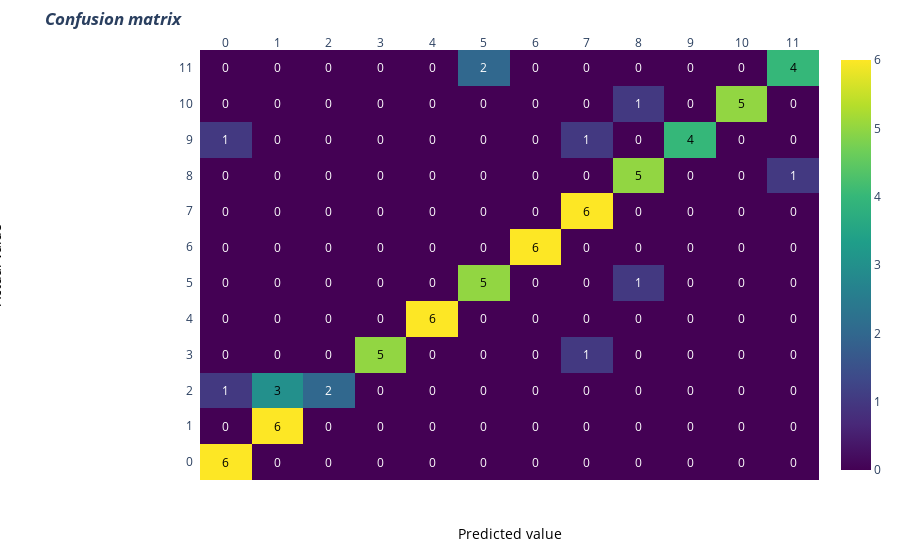

Notebook code cell kept with this figure:
### Code cell
import plotly.figure_factory as ff
# invert z idx values

z= cm

# invert z idx values
#z = z[::-1]

x= [0,1,2,3,4,5,6,7,8,9,10,11]
y1=x
#y =x[::-1].copy() # invert idx values of x
#print(y)
#y=x
# change each element of z to type string for annotations
z_text = [[str(y1) for y1 in x] for x in z]

# set up figure
fig = ff.create_annotated_heatmap(z, x=x, y=y1, annotation_text=z_text, colorscale='Viridis')

# add title
fig.update_layout(title_text='<i><b>Confusion matrix</b></i>',
                  #xaxis = dict(title='x'),
                  #yaxis = dict(title='x')
                 )

# add custom xaxis title
fig.add_annotation(dict(font=dict(color="black",size=14),
                        x=0.5,
                        y=-0.15,
                        showarrow=False,
                        text="Predicted value",
                        xref="paper",
                        yref="paper"))

# add custom yaxis title
fig.add_annotation(dict(font=dict(color="black",size=14),
                        x=-0.35,
                        y=0.5,
                        showarrow=False,
                        text="Actual value",
                        textangle=-90,
                        xref="paper",
                        yref="paper"))

# adjust margins to make room for yaxis title
fig.update_layout(margin=dict(t=50, l=200))

# add colorbar
fig['data'][0]['showscale'] = True
fig.show()

### Figure 1 — Plotly figure (JSON) as saved in the notebook; plotly's stock layout.template omitted (floating-point values rounded to 4 significant figures; data arrays with more than 128 entries replaced by an {"elided": "..."} marker saying what was removed)
{"data": [{"colorscale": [[0, "#440154"], [0.1111, "#482878"], [0.2222, "#3e4989"], [0.3333, "#31688e"], [0.4444, "#26828e"], [0.5556, "#1f9e89"], [0.6667, "#35b779"], [0.7778, "#6ece58"], [0.8889, "#b5de2b"], [1, "#fde725"]], "reversescale": false, "showscale": true, "type": "heatmap", "x": [0, 1, 2, 3, 4, 5, 6, 7, 8, 9, 10, 11], "y": [0, 1, 2, 3, 4, 5, 6, 7, 8, 9, 10, 11], "z": {"elided": "12x12 int values"}}], "layout": {"annotations": [{"font": {"color": "#000000"}, "showarrow": false, "text": "6", "x": 0, "xref": "x", "y": 0, "yref": "y"}, {"font": {"color": "#FFFFFF"}, "showarrow": false, "text": "0", "x": 1, "xref": "x", "y": 0, "yref": "y"}, {"font": {"color": "#FFFFFF"}, "showarrow": false, "text": "0", "x": 2, "xref": "x", "y": 0, "yref": "y"}, {"font": {"color": "#FFFFFF"}, "showarrow": false, "text": "0", "x": 3, "xref": "x", "y": 0, "yref": "y"}, {"font": {"color": "#FFFFFF"}, "showarrow": false, "text": "0", "x": 4, "xref": "x", "y": 0, "yref": "y"}, {"font": {"color": "#FFFFFF"}, "showarrow": false, "text": "0", "x": 5, "xref": "x", "y": 0, "yref": "y"}, {"font": {"color": "#FFFFFF"}, "showarrow": false, "text": "0", "x": 6, "xref": "x", "y": 0, "yref": "y"}, {"font": {"color": "#FFFFFF"}, "showarrow": false, "text": "0", "x": 7, "xref": "x", "y": 0, "yref": "y"}, {"font": {"color": "#FFFFFF"}, "showarrow": false, "text": "0", "x": 8, "xref": "x", "y": 0, "yref": "y"}, {"font": {"color": "#FFFFFF"}, "showarrow": false, "text": "0", "x": 9, "xref": "x", "y": 0, "yref": "y"}, {"font": {"color": "#FFFFFF"}, "showarrow": false, "text": "0", "x": 10, "xref": "x", "y": 0, "yref": "y"}, {"font": {"color": "#FFFFFF"}, "showarrow": false, "text": "0", "x": 11, "xref": "x", "y": 0, "yref": "y"}, {"font": {"color": "#FFFFFF"}, "showarrow": false, "text": "0", "x": 0, "xref": "x", "y": 1, "yref": "y"}, {"font": {"color": "#000000"}, "showarrow": false, "text": "6", "x": 1, "xref": "x", "y": 1, "yref": "y"}, {"font": {"color": "#FFFFFF"}, "showarrow": false, "text": "0", "x": 2, "xref": "x", "y": 1, "yref": "y"}, {"font": {"color": "#FFFFFF"}, "showarrow": false, "text": "0", "x": 3, "xref": "x", "y": 1, "yref": "y"}, {"font": {"color": "#FFFFFF"}, "showarrow": false, "text": "0", "x": 4, "xref": "x", "y": 1, "yref": "y"}, {"font": {"color": "#FFFFFF"}, "showarrow": false, "text": "0", "x": 5, "xref": "x", "y": 1, "yref": "y"}, {"font": {"color": "#FFFFFF"}, "showarrow": false, "text": "0", "x": 6, "xref": "x", "y": 1, "yref": "y"}, {"font": {"color": "#FFFFFF"}, "showarrow": false, "text": "0", "x": 7, "xref": "x", "y": 1, "yref": "y"}, {"font": {"color": "#FFFFFF"}, "showarrow": false, "text": "0", "x": 8, "xref": "x", "y": 1, "yref": "y"}, {"font": {"color": "#FFFFFF"}, "showarrow": false, "text": "0", "x": 9, "xref": "x", "y": 1, "yref": "y"}, {"font": {"color": "#FFFFFF"}, "showarrow": false, "text": "0", "x": 10, "xref": "x", "y": 1, "yref": "y"}, {"font": {"color": "#FFFFFF"}, "showarrow": false, "text": "0", "x": 11, "xref": "x", "y": 1, "yref": "y"}, {"font": {"color": "#FFFFFF"}, "showarrow": false, "text": "1", "x": 0, "xref": "x", "y": 2, "yref": "y"}, {"font": {"color": "#000000"}, "showarrow": false, "text": "3", "x": 1, "xref": "x", "y": 2, "yref": "y"}, {"font": {"color": "#FFFFFF"}, "showarrow": false, "text": "2", "x": 2, "xref": "x", "y": 2, "yref": "y"}, {"font": {"color": "#FFFFFF"}, "showarrow": false, "text": "0", "x": 3, "xref": "x", "y": 2, "yref": "y"}, {"font": {"color": "#FFFFFF"}, "showarrow": false, "text": "0", "x": 4, "xref": "x", "y": 2, "yref": "y"}, {"font": {"color": "#FFFFFF"}, "showarrow": false, "text": "0", "x": 5, "xref": "x", "y": 2, "yref": "y"}, {"font": {"color": "#FFFFFF"}, "showarrow": false, "text": "0", "x": 6, "xref": "x", "y": 2, "yref": "y"}, {"font": {"color": "#FFFFFF"}, "showarrow": false, "text": "0", "x": 7, "xref": "x", "y": 2, "yref": "y"}, {"font": {"color": "#FFFFFF"}, "showarrow": false, "text": "0", "x": 8, "xref": "x", "y": 2, "yref": "y"}, {"font": {"color": "#FFFFFF"}, "showarrow": false, "text": "0", "x": 9, "xref": "x", "y": 2, "yref": "y"}, {"font": {"color": "#FFFFFF"}, "showarrow": false, "text": "0", "x": 10, "xref": "x", "y": 2, "yref": "y"}, {"font": {"color": "#FFFFFF"}, "showarrow": false, "text": "0", "x": 11, "xref": "x", "y": 2, "yref": "y"}, {"font": {"color": "#FFFFFF"}, "showarrow": false, "text": "0", "x": 0, "xref": "x", "y": 3, "yref": "y"}, {"font": {"color": "#FFFFFF"}, "showarrow": false, "text": "0", "x": 1, "xref": "x", "y": 3, "yref": "y"}, {"font": {"color": "#FFFFFF"}, "showarrow": false, "text": "0", "x": 2, "xref": "x", "y": 3, "yref": "y"}, {"font": {"color": "#000000"}, "showarrow": false, "text": "5", "x": 3, "xref": "x", "y": 3, "yref": "y"}, {"font": {"color": "#FFFFFF"}, "showarrow": false, "text": "0", "x": 4, "xref": "x", "y": 3, "yref": "y"}, {"font": {"color": "#FFFFFF"}, "showarrow": false, "text": "0", "x": 5, "xref": "x", "y": 3, "yref": "y"}, {"font": {"color": "#FFFFFF"}, "showarrow": false, "text": "0", "x": 6, "xref": "x", "y": 3, "yref": "y"}, {"font": {"color": "#FFFFFF"}, "showarrow": false, "text": "1", "x": 7, "xref": "x", "y": 3, "yref": "y"}, {"font": {"color": "#FFFFFF"}, "showarrow": false, "text": "0", "x": 8, "xref": "x", "y": 3, "yref": "y"}, {"font": {"color": "#FFFFFF"}, "showarrow": false, "text": "0", "x": 9, "xref": "x", "y": 3, "yref": "y"}, {"font": {"color": "#FFFFFF"}, "showarrow": false, "text": "0", "x": 10, "xref": "x", "y": 3, "yref": "y"}, {"font": {"color": "#FFFFFF"}, "showarrow": false, "text": "0", "x": 11, "xref": "x", "y": 3, "yref": "y"}, {"font": {"color": "#FFFFFF"}, "showarrow": false, "text": "0", "x": 0, "xref": "x", "y": 4, "yref": "y"}, {"font": {"color": "#FFFFFF"}, "showarrow": false, "text": "0", "x": 1, "xref": "x", "y": 4, "yref": "y"}, {"font": {"color": "#FFFFFF"}, "showarrow": false, "text": "0", "x": 2, "xref": "x", "y": 4, "yref": "y"}, {"font": {"color": "#FFFFFF"}, "showarrow": false, "text": "0", "x": 3, "xref": "x", "y": 4, "yref": "y"}, {"font": {"color": "#000000"}, "showarrow": false, "text": "6", "x": 4, "xref": "x", "y": 4, "yref": "y"}, {"font": {"color": "#FFFFFF"}, "showarrow": false, "text": "0", "x": 5, "xref": "x", "y": 4, "yref": "y"}, {"font": {"color": "#FFFFFF"}, "showarrow": false, "text": "0", "x": 6, "xref": "x", "y": 4, "yref": "y"}, {"font": {"color": "#FFFFFF"}, "showarrow": false, "text": "0", "x": 7, "xref": "x", "y": 4, "yref": "y"}, {"font": {"color": "#FFFFFF"}, "showarrow": false, "text": "0", "x": 8, "xref": "x", "y": 4, "yref": "y"}, {"font": {"color": "#FFFFFF"}, "showarrow": false, "text": "0", "x": 9, "xref": "x", "y": 4, "yref": "y"}, {"font": {"color": "#FFFFFF"}, "showarrow": false, "text": "0", "x": 10, "xref": "x", "y": 4, "yref": "y"}, {"font": {"color": "#FFFFFF"}, "showarrow": false, "text": "0", "x": 11, "xref": "x", "y": 4, "yref": "y"}, {"font": {"color": "#FFFFFF"}, "showarrow": false, "text": "0", "x": 0, "xref": "x", "y": 5, "yref": "y"}, {"font": {"color": "#FFFFFF"}, "showarrow": false, "text": "0", "x": 1, "xref": "x", "y": 5, "yref": "y"}, {"font": {"color": "#FFFFFF"}, "showarrow": false, "text": "0", "x": 2, "xref": "x", "y": 5, "yref": "y"}, {"font": {"color": "#FFFFFF"}, "showarrow": false, "text": "0", "x": 3, "xref": "x", "y": 5, "yref": "y"}, {"font": {"color": "#FFFFFF"}, "showarrow": false, "text": "0", "x": 4, "xref": "x", "y": 5, "yref": "y"}, {"font": {"color": "#000000"}, "showarrow": false, "text": "5", "x": 5, "xref": "x", "y": 5, "yref": "y"}, {"font": {"color": "#FFFFFF"}, "showarrow": false, "text": "0", "x": 6, "xref": "x", "y": 5, "yref": "y"}, {"font": {"color": "#FFFFFF"}, "showarrow": false, "text": "0", "x": 7, "xref": "x", "y": 5, "yref": "y"}, {"font": {"color": "#FFFFFF"}, "showarrow": false, "text": "1", "x": 8, "xref": "x", "y": 5, "yref": "y"}, {"font": {"color": "#FFFFFF"}, "showarrow": false, "text": "0", "x": 9, "xref": "x", "y": 5, "yref": "y"}, {"font": {"color": "#FFFFFF"}, "showarrow": false, "text": "0", "x": 10, "xref": "x", "y": 5, "yref": "y"}, {"font": {"color": "#FFFFFF"}, "showarrow": false, "text": "0", "x": 11, "xref": "x", "y": 5, "yref": "y"}, {"font": {"color": "#FFFFFF"}, "showarrow": false, "text": "0", "x": 0, "xref": "x", "y": 6, "yref": "y"}, {"font": {"color": "#FFFFFF"}, "showarrow": false, "text": "0", "x": 1, "xref": "x", "y": 6, "yref": "y"}, {"font": {"color": "#FFFFFF"}, "showarrow": false, "text": "0", "x": 2, "xref": "x", "y": 6, "yref": "y"}, {"font": {"color": "#FFFFFF"}, "showarrow": false, "text": "0", "x": 3, "xref": "x", "y": 6, "yref": "y"}, {"font": {"color": "#FFFFFF"}, "showarrow": false, "text": "0", "x": 4, "xref": "x", "y": 6, "yref": "y"}, {"font": {"color": "#FFFFFF"}, "showarrow": false, "text": "0", "x": 5, "xref": "x", "y": 6, "yref": "y"}, {"font": {"color": "#000000"}, "showarrow": false, "text": "6", "x": 6, "xref": "x", "y": 6, "yref": "y"}, {"font": {"color": "#FFFFFF"}, "showarrow": false, "text": "0", "x": 7, "xref": "x", "y": 6, "yref": "y"}, {"font": {"color": "#FFFFFF"}, "showarrow": false, "text": "0", "x": 8, "xref": "x", "y": 6, "yref": "y"}, {"font": {"color": "#FFFFFF"}, "showarrow": false, "text": "0", "x": 9, "xref": "x", "y": 6, "yref": "y"}, {"font": {"color": "#FFFFFF"}, "showarrow": false, "text": "0", "x": 10, "xref": "x", "y": 6, "yref": "y"}, {"font": {"color": "#FFFFFF"}, "showarrow": false, "text": "0", "x": 11, "xref": "x", "y": 6, "yref": "y"}, {"font": {"color": "#FFFFFF"}, "showarrow": false, "text": "0", "x": 0, "xref": "x", "y": 7, "yref": "y"}, {"font": {"color": "#FFFFFF"}, "showarrow": false, "text": "0", "x": 1, "xref": "x", "y": 7, "yref": "y"}, {"font": {"color": "#FFFFFF"}, "showarrow": false, "text": "0", "x": 2, "xref": "x", "y": 7, "yref": "y"}, {"font": {"color": "#FFFFFF"}, "showarrow": false, "text": "0", "x": 3, "xref": "x", "y": 7, "yref": "y"}, {"font": {"color": "#FFFFFF"}, "showarrow": false, "text": "0", "x": 4, "xref": "x", "y": 7, "yref": "y"}, {"font": {"color": "#FFFFFF"}, "showarrow": false, "text": "0", "x": 5, "xref": "x", "y": 7, "yref": "y"}, {"font": {"color": "#FFFFFF"}, "showarrow": false, "text": "0", "x": 6, "xref": "x", "y": 7, "yref": "y"}, {"font": {"color": "#000000"}, "showarrow": false, "text": "6", "x": 7, "xref": "x", "y": 7, "yref": "y"}, {"font": {"color": "#FFFFFF"}, "showarrow": false, "text": "0", "x": 8, "xref": "x", "y": 7, "yref": "y"}, {"font": {"color": "#FFFFFF"}, "showarrow": false, "text": "0", "x": 9, "xref": "x", "y": 7, "yref": "y"}, {"font": {"color": "#FFFFFF"}, "showarrow": false, "text": "0", "x": 10, "xref": "x", "y": 7, "yref": "y"}, {"font": {"color": "#FFFFFF"}, "showarrow": false, "text": "0", "x": 11, "xref": "x", "y": 7, "yref": "y"}, {"font": {"color": "#FFFFFF"}, "showarrow": false, "text": "0", "x": 0, "xref": "x", "y": 8, "yref": "y"}, {"font": {"color": "#FFFFFF"}, "showarrow": false, "text": "0", "x": 1, "xref": "x", "y": 8, "yref": "y"}, {"font": {"color": "#FFFFFF"}, "showarrow": false, "text": "0", "x": 2, "xref": "x", "y": 8, "yref": "y"}, {"font": {"color": "#FFFFFF"}, "showarrow": false, "text": "0", "x": 3, "xref": "x", "y": 8, "yref": "y"}, {"font": {"color": "#FFFFFF"}, "showarrow": false, "text": "0", "x": 4, "xref": "x", "y": 8, "yref": "y"}, {"font": {"color": "#FFFFFF"}, "showarrow": false, "text": "0", "x": 5, "xref": "x", "y": 8, "yref": "y"}, {"font": {"color": "#FFFFFF"}, "showarrow": false, "text": "0", "x": 6, "xref": "x", "y": 8, "yref": "y"}, {"font": {"color": "#FFFFFF"}, "showarrow": false, "text": "0", "x": 7, "xref": "x", "y": 8, "yref": "y"}, {"font": {"color": "#000000"}, "showarrow": false, "text": "5", "x": 8, "xref": "x", "y": 8, "yref": "y"}, {"font": {"color": "#FFFFFF"}, "showarrow": false, "text": "0", "x": 9, "xref": "x", "y": 8, "yref": "y"}, {"font": {"color": "#FFFFFF"}, "showarrow": false, "text": "0", "x": 10, "xref": "x", "y": 8, "yref": "y"}, {"font": {"color": "#FFFFFF"}, "showarrow": false, "text": "1", "x": 11, "xref": "x", "y": 8, "yref": "y"}, {"font": {"color": "#FFFFFF"}, "showarrow": false, "text": "1", "x": 0, "xref": "x", "y": 9, "yref": "y"}, {"font": {"color": "#FFFFFF"}, "showarrow": false, "text": "0", "x": 1, "xref": "x", "y": 9, "yref": "y"}, {"font": {"color": "#FFFFFF"}, "showarrow": false, "text": "0", "x": 2, "xref": "x", "y": 9, "yref": "y"}, {"font": {"color": "#FFFFFF"}, "showarrow": false, "text": "0", "x": 3, "xref": "x", "y": 9, "yref": "y"}, {"font": {"color": "#FFFFFF"}, "showarrow": false, "text": "0", "x": 4, "xref": "x", "y": 9, "yref": "y"}, {"font": {"color": "#FFFFFF"}, "showarrow": false, "text": "0", "x": 5, "xref": "x", "y": 9, "yref": "y"}, {"font": {"color": "#FFFFFF"}, "showarrow": false, "text": "0", "x": 6, "xref": "x", "y": 9, "yref": "y"}, {"font": {"color": "#FFFFFF"}, "showarrow": false, "text": "1", "x": 7, "xref": "x", "y": 9, "yref": "y"}, {"font": {"color": "#FFFFFF"}, "showarrow": false, "text": "0", "x": 8, "xref": "x", "y": 9, "yref": "y"}, {"font": {"color": "#000000"}, "showarrow": false, "text": "4", "x": 9, "xref": "x", "y": 9, "yref": "y"}, {"font": {"color": "#FFFFFF"}, "showarrow": false, "text": "0", "x": 10, "xref": "x", "y": 9, "yref": "y"}, {"font": {"color": "#FFFFFF"}, "showarrow": false, "text": "0", "x": 11, "xref": "x", "y": 9, "yref": "y"}, {"font": {"color": "#FFFFFF"}, "showarrow": false, "text": "0", "x": 0, "xref": "x", "y": 10, "yref": "y"}, {"font": {"color": "#FFFFFF"}, "showarrow": false, "text": "0", "x": 1, "xref": "x", "y": 10, "yref": "y"}, {"font": {"color": "#FFFFFF"}, "showarrow": false, "text": "0", "x": 2, "xref": "x", "y": 10, "yref": "y"}, {"font": {"color": "#FFFFFF"}, "showarrow": false, "text": "0", "x": 3, "xref": "x", "y": 10, "yref": "y"}, {"font": {"color": "#FFFFFF"}, "showarrow": false, "text": "0", "x": 4, "xref": "x", "y": 10, "yref": "y"}, {"font": {"color": "#FFFFFF"}, "showarrow": false, "text": "0", "x": 5, "xref": "x", "y": 10, "yref": "y"}, {"font": {"color": "#FFFFFF"}, "showarrow": false, "text": "0", "x": 6, "xref": "x", "y": 10, "yref": "y"}, {"font": {"color": "#FFFFFF"}, "showarrow": false, "text": "0", "x": 7, "xref": "x", "y": 10, "yref": "y"}, {"font": {"color": "#FFFFFF"}, "showarrow": false, "text": "1", "x": 8, "xref": "x", "y": 10, "yref": "y"}, {"font": {"color": "#FFFFFF"}, "showarrow": false, "text": "0", "x": 9, "xref": "x", "y": 10, "yref": "y"}, {"font": {"color": "#000000"}, "showarrow": false, "text": "5", "x": 10, "xref": "x", "y": 10, "yref": "y"}, {"font": {"color": "#FFFFFF"}, "showarrow": false, "text": "0", "x": 11, "xref": "x", "y": 10, "yref": "y"}, {"font": {"color": "#FFFFFF"}, "showarrow": false, "text": "0", "x": 0, "xref": "x", "y": 11, "yref": "y"}, {"font": {"color": "#FFFFFF"}, "showarrow": false, "text": "0", "x": 1, "xref": "x", "y": 11, "yref": "y"}, {"font": {"color": "#FFFFFF"}, "showarrow": false, "text": "0", "x": 2, "xref": "x", "y": 11, "yref": "y"}, {"font": {"color": "#FFFFFF"}, "showarrow": false, "text": "0", "x": 3, "xref": "x", "y": 11, "yref": "y"}, {"font": {"color": "#FFFFFF"}, "showarrow": false, "text": "0", "x": 4, "xref": "x", "y": 11, "yref": "y"}, {"font": {"color": "#FFFFFF"}, "showarrow": false, "text": "2", "x": 5, "xref": "x", "y": 11, "yref": "y"}, {"font": {"color": "#FFFFFF"}, "showarrow": false, "text": "0", "x": 6, "xref": "x", "y": 11, "yref": "y"}, {"font": {"color": "#FFFFFF"}, "showarrow": false, "text": "0", "x": 7, "xref": "x", "y": 11, "yref": "y"}, {"font": {"color": "#FFFFFF"}, "showarrow": false, "text": "0", "x": 8, "xref": "x", "y": 11, "yref": "y"}, {"font": {"color": "#FFFFFF"}, "showarrow": false, "text": "0", "x": 9, "xref": "x", "y": 11, "yref": "y"}, {"font": {"color": "#FFFFFF"}, "showarrow": false, "text": "0", "x": 10, "xref": "x", "y": 11, "yref": "y"}, {"font": {"color": "#000000"}, "showarrow": false, "text": "4", "x": 11, "xref": "x", "y": 11, "yref": "y"}, {"font": {"color": "black", "size": 14}, "showarrow": false, "text": "Predicted value", "x": 0.5, "xref": "paper", "y": -0.15, "yref": "paper"}, {"font": {"color": "black", "size": 14}, "showarrow": false, "text": "Actual value", "textangle": -90, "x": -0.35, "xref": "paper", "y": 0.5, "yref": "paper"}], "autosize": true, "margin": {"l": 200, "t": 50}, "title": {"text": "<i><b>Confusion matrix</b></i>"}, "xaxis": {"autorange": true, "dtick": 1, "gridcolor": "rgb(0, 0, 0)", "range": [-0.5, 11.5], "side": "top", "ticks": "", "type": "linear"}, "yaxis": {"autorange": true, "dtick": 1, "range": [-0.5, 11.5], "ticks": "", "ticksuffix": "  ", "type": "linear"}}}
